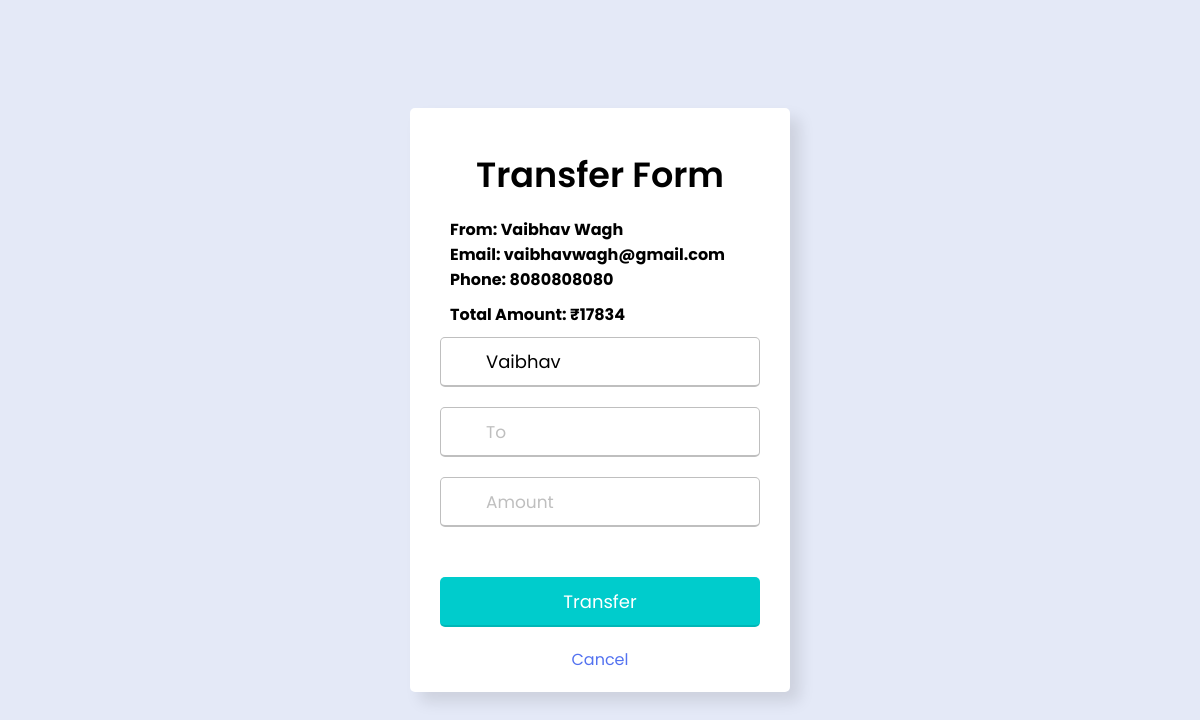
Screenshot of /payment/2 with the database file from the repository.
### Bank/models.py (models this page shows, shortened)
class Customers(models.Model):
    cust_id = models.CharField(max_length=120)
    first_name = models.CharField(max_length=120)
    last_name = models.CharField(max_length=120)
    cust_email = models.EmailField()
    cust_phone = models.IntegerField()
    cust_amount = models.IntegerField()

### Bank/views.py (the view, shortened to what this page needs)
# urls.py: path("payment/<str:cust_id>", views.payment, name='payment'),
def payment(request, cust_id):
    custom = Customers.objects.get(cust_id=cust_id)
    return render(request, 'payment.html', {'custom': custom})

### templates/payment.html (shortened to what this page needs)
<!DOCTYPE html>
<html lang="en">
<head>
    {% load static %}
    <link rel="stylesheet" href="{% static 'css/payment.css' %}">
</head>
<body>
    <form method="POST">
        <div class="wrapper">
            <header>Transfer Form</header>
            <h4 style="padding-left: 10px; text-align: left;">From: {{custom.first_name}} {{custom.last_name}}</h4>
            <h4 style="padding-left: 10px; text-align: left;">Email: {{custom.cust_email}}</h4>
            <h4 style="padding-left: 10px; text-align: left;">Phone: {{custom.cust_phone}}</h4>
            <h4 style="padding: 10px; text-align: left;">Total Amount: ₹{{custom.cust_amount}}</h4>
            <div class="field from">
                <div class="input-area">
                    <input type="text" name="from_user" value="{{custom.first_name}}" readonly>
                </div>
            </div>
            <div class="field to">
                <div class="input-area">
                    <input type="text" name="to_user" placeholder="To">
                </div>
            </div>
            <div class="field amount">
                <div class="input-area">
                    <input type="text" name="amount" placeholder="Amount">
                </div>
            </div>
            <input type="submit" value="Transfer" name="submit">
            <div style="padding: 20px;">
                <a href="/customers">Cancel</a>
            </div>
        </div>
    </form>
</body>
</html>

### Static/css/payment.css (style rules this page uses)
* { margin: 0; padding: 0; box-sizing: border-box; font-family: "Poppins", sans-serif; }
body { width: 100%; height: 100vh; display: flex; align-items: center; justify-content: center; background: #E4E9F7; }
.wrapper { width: 380px; padding: 40px 30px 0px 30px; background: #fff; border-radius: 5px; text-align: center; box-shadow: 10px 10px 15px rgba(0, 0, 0, 0.1); }
.wrapper header { font-size: 35px; font-weight: 600; padding-bottom: 5%; }
form .field { width: 100%; margin-bottom: 20px; }
form .field .input-area { height: 50px; width: 100%; position: relative; }
form input { width: 100%; height: 100%; outline: none; padding: 0 45px; font-size: 18px; background: none; caret-color: #5372F0; border-radius: 5px; border: 1px solid #bfbfbf; border-bottom-width: 2px; transition: all 0.2s ease; }
form input::placeholder { color: #bfbfbf; font-size: 17px; }
.wrapper a { color: #5372F0; text-decoration: none; }
form input[type="submit"] { height: 50px; margin-top: 30px; color: #fff; padding: 0; border: none; background: #00cccc; cursor: pointer; border-bottom: 2px solid rgba(0, 0, 0, 0.1); transition: all 0.3s ease; }

### rows the page displays
Customers: first_name "Vaibhav", last_name "Wagh", cust_email "vaibhavwagh@gmail.com", cust_phone "8080808080", cust_amount "17834", from_user "Vaibhav"
